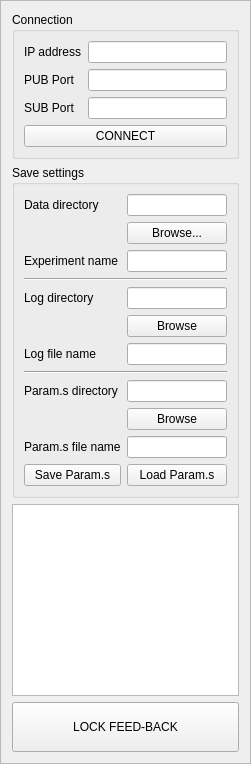
     <widget class="QFrame" name="conSavLogFrame">
      <property name="minimumSize">
       <size>
        <width>250</width>
        <height>0</height>
       </size>
      </property>
      <property name="maximumSize">
       <size>
        <width>251</width>
        <height>16777215</height>
       </size>
      </property>
      <property name="frameShape">
       <enum>QFrame::StyledPanel</enum>
      </property>
      <property name="frameShadow">
       <enum>QFrame::Raised</enum>
      </property>
      <layout class="QVBoxLayout" name="conSavLogVert" stretch="1,3,6,0">
       <property name="sizeConstraint">
        <enum>QLayout::SetDefaultConstraint</enum>
       </property>
       <item>
        <widget class="QGroupBox" name="connBox">
         <property name="maximumSize">
          <size>
           <width>300</width>
           <height>16777215</height>
          </size>
         </property>
         <property name="title">
          <string>Connection</string>
         </property>
         <layout class="QVBoxLayout" name="connBoxVert">
          <property name="sizeConstraint">
           <enum>QLayout::SetMaximumSize</enum>
          </property>
          <item>
           <layout class="QFormLayout" name="connForm">
            <property name="sizeConstraint">
             <enum>QLayout::SetMaximumSize</enum>
            </property>
            <item row="0" column="1">
             <widget class="QLineEdit" name="ipAddLine"/>
            </item>
            <item row="0" column="0">
             <widget class="QLabel" name="ipAddLab">
              <property name="text">
               <string>IP address</string>
              </property>
             </widget>
            </item>
            <item row="1" column="1">
             <widget class="QLineEdit" name="pubPortLine"/>
            </item>
            <item row="1" column="0">
             <widget class="QLabel" name="portLab">
              <property name="text">
               <string>PUB Port</string>
              </property>
             </widget>
            </item>
            <item row="2" column="1">
             <widget class="QLineEdit" name="subPortLine"/>
            </item>
            <item row="2" column="0">
             <widget class="QLabel" name="portLab_2">
              <property name="text">
               <string>SUB Port</string>
              </property>
             </widget>
            </item>
           </layout>
          </item>
          <item>
           <widget class="QPushButton" name="connectBtn">
            <property name="text">
             <string>CONNECT</string>
            </property>
           </widget>
          </item>
         </layout>
        </widget>
       </item>
       <item>
        <widget class="QGroupBox" name="saveBox">
         <property name="maximumSize">
          <size>
           <width>300</width>
           <height>16777215</height>
          </size>
         </property>
         <property name="title">
          <string>Save settings</string>
         </property>
         <layout class="QVBoxLayout" name="saveBoxVert">
          <property name="sizeConstraint">
           <enum>QLayout::SetMaximumSize</enum>
          </property>
          <item>
           <layout class="QGridLayout" name="saveGrid" columnstretch="1,0">
            <property name="sizeConstraint">
             <enum>QLayout::SetMaximumSize</enum>
            </property>
            <item row="1" column="1">
             <widget class="QPushButton" name="dataDirBtn">
              <property name="text">
               <string>Browse...</string>
              </property>
             </widget>
            </item>
            <item row="0" column="0">
             <widget class="QLabel" name="dataDirLab">
              <property name="text">
               <string>Data directory</string>
              </property>
             </widget>
            </item>
            <item row="0" column="1">
             <widget class="QLineEdit" name="dataDirLine"/>
            </item>
            <item row="5" column="1">
             <widget class="QPushButton" name="logDirBtn">
              <property name="text">
               <string>Browse</string>
              </property>
             </widget>
            </item>
            <item row="4" column="0">
             <widget class="QLabel" name="logDirLab">
              <property name="text">
               <string>Log directory</string>
              </property>
             </widget>
            </item>
            <item row="6" column="0">
             <widget class="QLabel" name="logNameLab">
              <property name="text">
               <string>Log file name</string>
              </property>
             </widget>
            </item>
            <item row="4" column="1">
             <widget class="QLineEdit" name="logDirLine"/>
            </item>
            <item row="10" column="0">
             <widget class="QLabel" name="parNameLab">
              <property name="text">
               <string>Param.s file name</string>
              </property>
             </widget>
            </item>
            <item row="9" column="1">
             <widget class="QPushButton" name="parDirBtn">
              <property name="text">
               <string>Browse</string>
              </property>
             </widget>
            </item>
            <item row="6" column="1">
             <widget class="QLineEdit" name="logNameLine"/>
            </item>
            <item row="8" column="1">
             <widget class="QLineEdit" name="parDirLine"/>
            </item>
            <item row="8" column="0">
             <widget class="QLabel" name="parDirLab">
              <property name="text">
               <string>Param.s directory</string>
              </property>
             </widget>
            </item>
            <item row="11" column="1">
             <widget class="QPushButton" name="parLoadBtn">
              <property name="text">
               <string>Load Param.s</string>
              </property>
             </widget>
            </item>
            <item row="11" column="0">
             <widget class="QPushButton" name="parSaveBtn">
              <property name="text">
               <string>Save Param.s</string>
              </property>
             </widget>
            </item>
            <item row="10" column="1">
             <widget class="QLineEdit" name="parNameLine"/>
            </item>
            <item row="2" column="1">
             <widget class="QLineEdit" name="dataNameLine"/>
            </item>
            <item row="2" column="0">
             <widget class="QLabel" name="dataNameLab">
              <property name="text">
               <string>Experiment name</string>
              </property>
             </widget>
            </item>
            <item row="3" column="0" colspan="2">
             <widget class="Line" name="line_3">
              <property name="orientation">
               <enum>Qt::Horizontal</enum>
              </property>
             </widget>
            </item>
            <item row="7" column="0" colspan="2">
             <widget class="Line" name="line_4">
              <property name="orientation">
               <enum>Qt::Horizontal</enum>
              </property>
             </widget>
            </item>
           </layout>
          </item>
         </layout>
        </widget>
       </item>
       <item>
        <widget class="QTextEdit" name="logText">
         <property name="maximumSize">
          <size>
           <width>300</width>
           <height>16777215</height>
          </size>
         </property>
        </widget>
       </item>
       <item>
        <widget class="QPushButton" name="lockFbBtn">
         <property name="sizePolicy">
          <sizepolicy hsizetype="Minimum" vsizetype="Minimum">
           <horstretch>0</horstretch>
           <verstretch>0</verstretch>
          </sizepolicy>
         </property>
         <property name="minimumSize">
          <size>
           <width>0</width>
           <height>50</height>
          </size>
         </property>
         <property name="text">
          <string>LOCK FEED-BACK</string>
         </property>
        </widget>
       </item>
      </layout>
     </widget>
